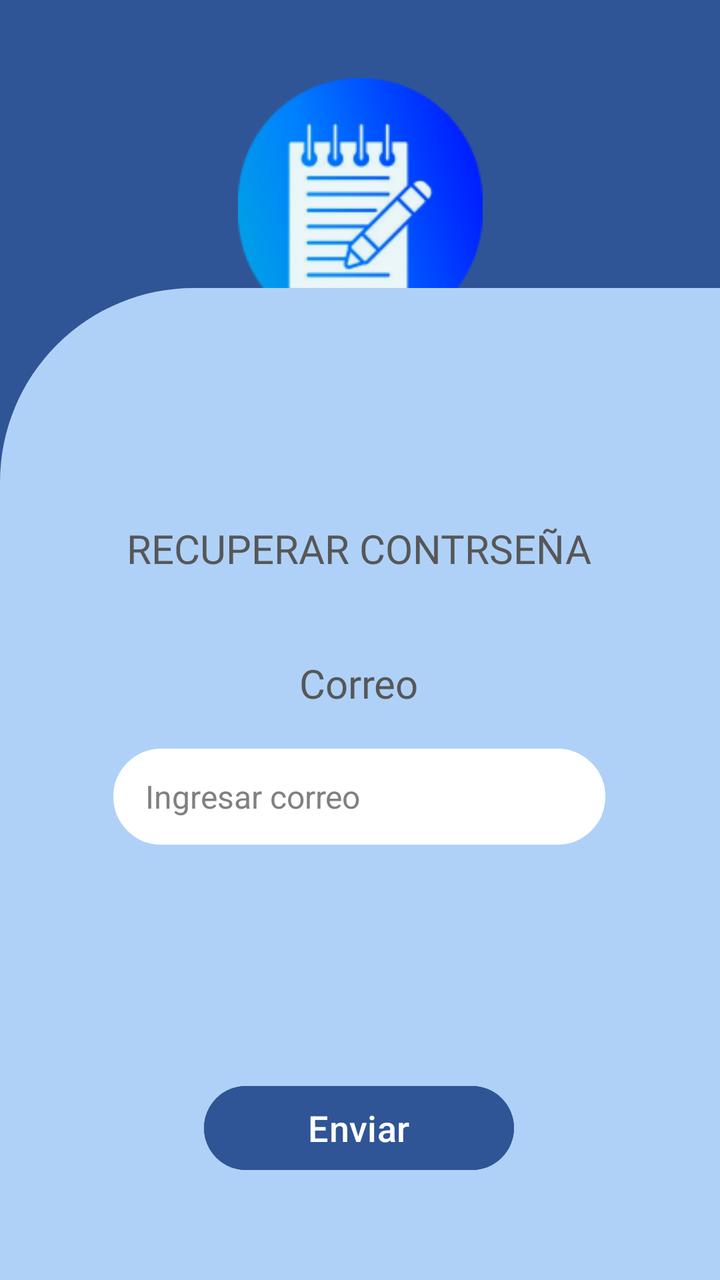
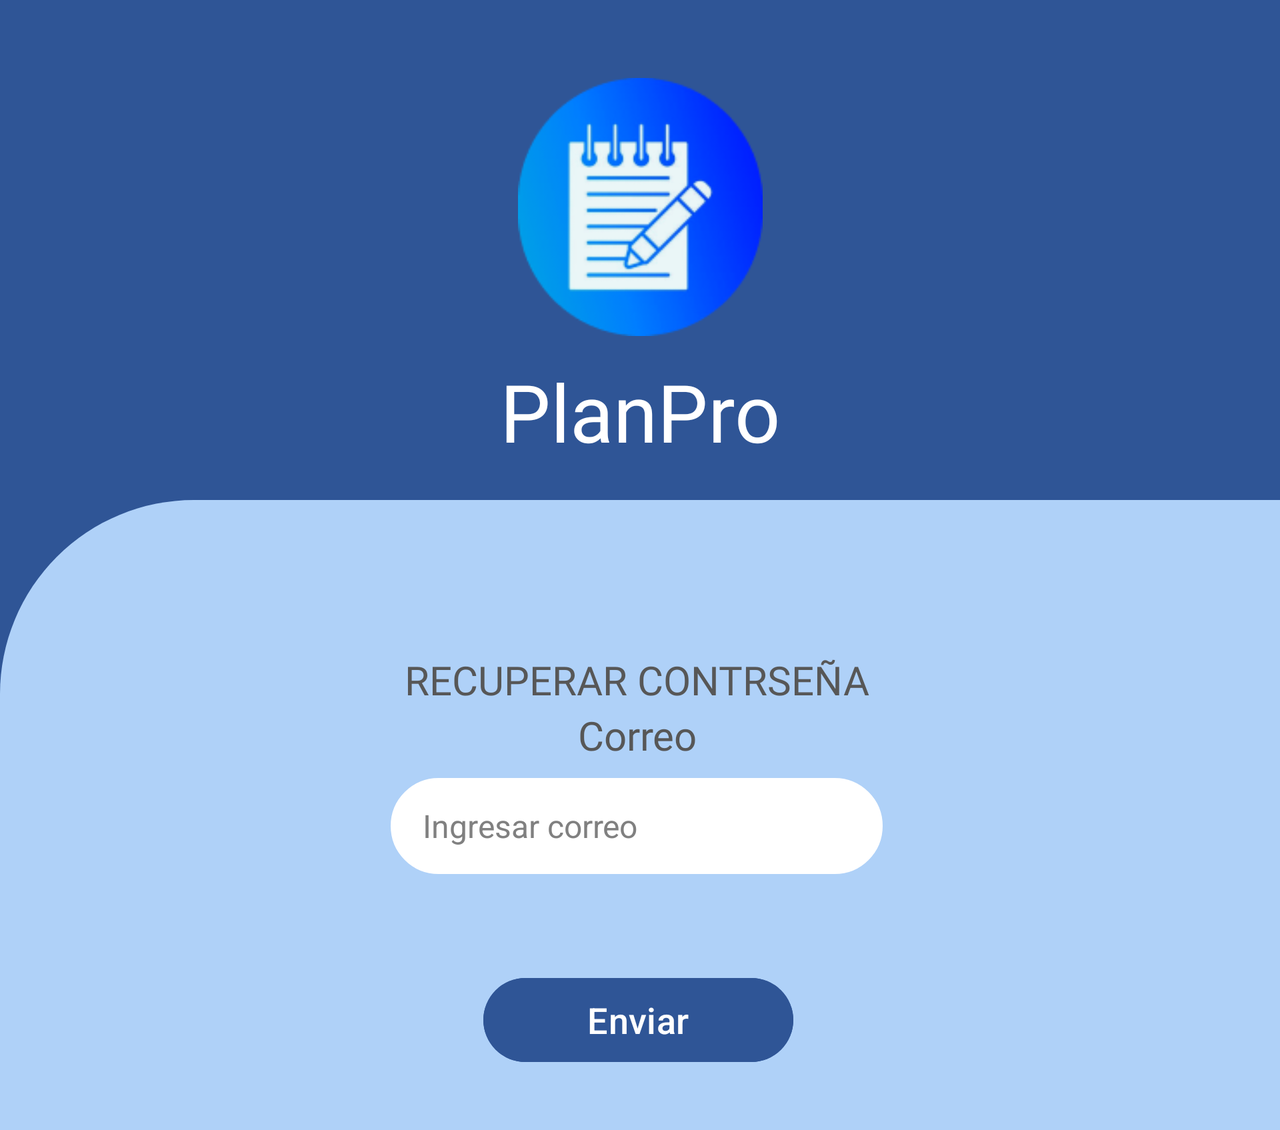

An Android layout and its configuration variant, each rendered on a device that would load it. The default file and the variant file are quoted in full after the pictures.
<!-- AndroidManifest.xml: application theme Theme.PlanProPropio -->
<!-- res/layout/activity_recuperar.xml -->
<?xml version="1.0" encoding="utf-8"?>
<androidx.constraintlayout.widget.ConstraintLayout xmlns:android="http://schemas.android.com/apk/res/android"
    xmlns:tools="http://schemas.android.com/tools"
    android:layout_width="match_parent"
    android:layout_height="match_parent"
    xmlns:app="http://schemas.android.com/apk/res-auto"
    android:background="#2F5596"
    tools:context=".RecuperarActivity">

    <ImageView
        android:id="@+id/imageViewLogoRecuperar"
        android:layout_width="137dp"
        android:layout_height="129dp"
        android:layout_marginTop="39dp"
        android:contentDescription="@string/Logo"
        android:src="@drawable/bloc_notes_2__1_"
        app:layout_constraintEnd_toEndOf="parent"
        app:layout_constraintStart_toStartOf="parent"
        app:layout_constraintTop_toTopOf="parent" />

    <TextView
        android:id="@+id/textViewPlanProRecuperar"
        android:layout_width="wrap_content"
        android:layout_height="wrap_content"
        android:layout_marginTop="179dp"
        android:fontFamily="@font/jsmath_cmti10"
        android:text="@string/planpro"
        android:textColor="#FFFFFF"
        android:textSize="40sp"
        app:layout_constraintEnd_toEndOf="parent"
        app:layout_constraintStart_toStartOf="parent"
        app:layout_constraintTop_toTopOf="parent" />

    <View
        android:id="@+id/viewRectanguloRecuperar"
        android:layout_width="match_parent"
        android:layout_height="496dp"
        android:background="@drawable/rounded_rectangle"
        app:layout_constraintBottom_toBottomOf="parent"
        app:layout_constraintStart_toStartOf="parent"
        app:layout_constraintTop_toTopOf="parent"
        app:layout_constraintVertical_bias="1.0" />

    <TextView
        android:id="@+id/textViewRecuperarContraseña"
        android:layout_width="wrap_content"
        android:layout_height="wrap_content"
        android:layout_marginTop="76dp"
        android:fontFamily="@font/inter_medium"
        android:text="@string/recuperarcontraseña"
        android:textColor="#575757"
        android:textSize="20sp"
        app:layout_constraintBottom_toTopOf="@+id/textViewCorreoRecuperar"
        app:layout_constraintEnd_toEndOf="parent"
        app:layout_constraintHorizontal_bias="0.496"
        app:layout_constraintStart_toStartOf="parent"
        app:layout_constraintTop_toTopOf="@+id/viewRectanguloRecuperar" />

    <TextView
        android:id="@+id/textViewCorreoRecuperar"
        android:layout_width="wrap_content"
        android:layout_height="wrap_content"
        android:fontFamily="@font/inter_medium"
        android:text="@string/correo"
        android:textColor="#575757"
        android:textSize="20sp"
        app:layout_constraintBottom_toTopOf="@+id/buttonEnviarRecuperar"
        app:layout_constraintEnd_toEndOf="parent"
        app:layout_constraintHorizontal_bias="0.498"
        app:layout_constraintStart_toStartOf="parent"
        app:layout_constraintTop_toTopOf="@+id/viewRectanguloRecuperar" />

    <EditText
        android:id="@+id/editTextUserCorreoRecuperar"
        android:layout_width="246dp"
        android:layout_height="48dp"
        android:autofillHints="example@email.com"
        android:background="@drawable/rounded_edittext"
        android:hint="@string/ingresarcorreo"
        android:inputType="text"
        android:paddingStart="16dp"
        android:paddingTop="10dp"
        android:paddingEnd="16dp"
        android:paddingBottom="10dp"
        android:textColor="#000000"
        android:textColorHint="#808080"
        android:textSize="16sp"
        app:layout_constraintBottom_toTopOf="@+id/buttonEnviarRecuperar"
        app:layout_constraintEnd_toEndOf="parent"
        app:layout_constraintHorizontal_bias="0.496"
        app:layout_constraintStart_toStartOf="parent"
        app:layout_constraintTop_toBottomOf="@+id/textViewCorreoRecuperar"
        app:layout_constraintVertical_bias="0.142" />

    <Button
        android:id="@+id/buttonEnviarRecuperar"
        android:layout_width="155dp"
        android:layout_height="50dp"
        android:backgroundTint="#2F5596"
        android:text="@string/enviar"
        android:textColor="#FFFFFF"
        android:textSize="18sp"
        app:layout_constraintBottom_toBottomOf="@+id/viewRectanguloRecuperar"
        app:layout_constraintEnd_toEndOf="parent"
        app:layout_constraintHorizontal_bias="0.498"
        app:layout_constraintStart_toStartOf="parent"
        app:layout_constraintTop_toTopOf="@+id/viewRectanguloRecuperar"
        app:layout_constraintVertical_bias="0.886" />

    <TextView
        android:id="@+id/textViewRegistroRecuperar"
        android:layout_width="wrap_content"
        android:layout_height="48dp"
        android:clickable="true"
        android:focusable="true"
        android:gravity="center"
        android:textColor="#575757"
        android:textSize="15sp"
        app:layout_constraintBottom_toTopOf="@+id/buttonEnviarRecuperar"
        app:layout_constraintEnd_toEndOf="parent"
        app:layout_constraintHorizontal_bias="0.498"
        app:layout_constraintStart_toStartOf="parent"
        app:layout_constraintTop_toBottomOf="@+id/editTextUserCorreoRecuperar"
        app:layout_constraintVertical_bias="0.397" />


</androidx.constraintlayout.widget.ConstraintLayout>
<!-- resources referenced by this layout -->
<resources>
  <!-- drawable bloc_notes_2__1_: png bitmap (drawable, 15674 bytes) -->
  <!-- drawable rounded_edittext (drawable) -->
  <shape xmlns:android="http://schemas.android.com/apk/res/android">
      <solid android:color="#FFFFFF" />
      <corners android:radius="155dp" />
      <stroke android:width="1dp" android:color="#FFFFFF" />
  </shape>
  <!-- drawable rounded_rectangle (drawable) -->
  <?xml version="1.0" encoding="utf-8"?>
  <shape xmlns:android="http://schemas.android.com/apk/res/android">
      <solid android:color="#AFD1F8" />
  
      <corners android:topLeftRadius="97dp" />
  </shape>
  <string name="Logo">Logo de la app</string>
  <string name="correo">Correo</string>
  <string name="enviar">Enviar</string>
  <string name="ingresarcorreo">Ingresar correo</string>
  <string name="planpro">PlanPro</string>
  <style name="Theme.PlanProPropio" parent="Base.Theme.PlanProPropio" />
  <style name="Base.Theme.PlanProPropio" parent="Theme.Material3.DayNight.NoActionBar">
          
          
      </style>
</resources>
<!-- res/layout-land/activity_recuperar.xml (the repository's variant of the layout above) -->
<!-- drawn on the phone turned sideways -->
<?xml version="1.0" encoding="utf-8"?>
<ScrollView xmlns:android="http://schemas.android.com/apk/res/android"
    android:layout_width="match_parent"
    android:layout_height="match_parent"
    xmlns:app="http://schemas.android.com/apk/res-auto"
    xmlns:tools="http://schemas.android.com/tools"
    android:fillViewport="true">

    <androidx.constraintlayout.widget.ConstraintLayout
        android:layout_width="match_parent"
        android:layout_height="wrap_content"
        android:id="@+id/main"
        android:background="#2F5596"
        tools:context=".RecuperarActivity">

        <ImageView
            android:id="@+id/imageViewLogoRecuperar"
            android:layout_width="137dp"
            android:layout_height="129dp"
            android:layout_marginTop="39dp"
            android:contentDescription="@string/Logo"
            android:src="@drawable/bloc_notes_2__1_"
            app:layout_constraintEnd_toEndOf="parent"
            app:layout_constraintStart_toStartOf="parent"
            app:layout_constraintTop_toTopOf="parent" />

        <TextView
            android:id="@+id/textViewPlanProRecuperar"
            android:layout_width="wrap_content"
            android:layout_height="wrap_content"
            android:layout_marginTop="179dp"
            android:fontFamily="@font/jsmath_cmti10"
            android:text="@string/planpro"
            android:textColor="#FFFFFF"
            android:textSize="40sp"
            app:layout_constraintEnd_toEndOf="parent"
            app:layout_constraintStart_toStartOf="parent"
            app:layout_constraintTop_toTopOf="parent" />

        <View
            android:id="@+id/viewRectanguloRecuperar"
            android:layout_width="0dp"
            android:layout_height="0dp"
            android:layout_marginTop="250dp"
            android:background="@drawable/rounded_rectangle"
            app:layout_constraintBottom_toBottomOf="parent"
            app:layout_constraintEnd_toEndOf="parent"
            app:layout_constraintHorizontal_bias="0.0"
            app:layout_constraintStart_toStartOf="parent"
            app:layout_constraintTop_toTopOf="parent"
            app:layout_constraintVertical_bias="0.0" />

        <TextView
            android:id="@+id/textViewRecuperarContraseña"
            android:layout_width="wrap_content"
            android:layout_height="wrap_content"
            android:layout_marginTop="76dp"
            android:fontFamily="@font/inter_medium"
            android:text="@string/recuperarcontraseña"
            android:textColor="#575757"
            android:textSize="20sp"
            app:layout_constraintBottom_toTopOf="@+id/textViewCorreoRecuperar"
            app:layout_constraintEnd_toEndOf="parent"
            app:layout_constraintHorizontal_bias="0.496"
            app:layout_constraintStart_toStartOf="parent"
            app:layout_constraintTop_toTopOf="@+id/viewRectanguloRecuperar" />

        <TextView
            android:id="@+id/textViewCorreoRecuperar"
            android:layout_width="wrap_content"
            android:layout_height="wrap_content"
            android:fontFamily="@font/inter_medium"
            android:text="@string/correo"
            android:textColor="#575757"
            android:textSize="20sp"
            app:layout_constraintBottom_toTopOf="@+id/buttonEnviarRecuperar"
            app:layout_constraintEnd_toEndOf="parent"
            app:layout_constraintHorizontal_bias="0.498"
            app:layout_constraintStart_toStartOf="parent"
            app:layout_constraintTop_toTopOf="@+id/viewRectanguloRecuperar" />

        <EditText
            android:id="@+id/editTextUserCorreoRecuperar"
            android:layout_width="246dp"
            android:layout_height="48dp"
            android:autofillHints="example@email.com"
            android:background="@drawable/rounded_edittext"
            android:hint="@string/ingresarcorreo"
            android:inputType="text"
            android:paddingStart="16dp"
            android:paddingTop="10dp"
            android:paddingEnd="16dp"
            android:paddingBottom="10dp"
            android:textColor="#000000"
            android:textColorHint="#808080"
            android:textSize="16sp"
            app:layout_constraintBottom_toTopOf="@+id/buttonEnviarRecuperar"
            app:layout_constraintEnd_toEndOf="parent"
            app:layout_constraintHorizontal_bias="0.496"
            app:layout_constraintStart_toStartOf="parent"
            app:layout_constraintTop_toBottomOf="@+id/textViewCorreoRecuperar"
            app:layout_constraintVertical_bias="0.142" />

        <Button
            android:id="@+id/buttonEnviarRecuperar"
            android:layout_width="155dp"
            android:layout_height="50dp"
            android:backgroundTint="#2F5596"
            android:text="@string/enviar"
            android:textColor="#FFFFFF"
            android:textSize="18sp"
            app:layout_constraintBottom_toBottomOf="@+id/viewRectanguloRecuperar"
            app:layout_constraintEnd_toEndOf="parent"
            app:layout_constraintHorizontal_bias="0.498"
            app:layout_constraintStart_toStartOf="parent"
            app:layout_constraintTop_toTopOf="@+id/viewRectanguloRecuperar"
            app:layout_constraintVertical_bias="0.886" />

        <TextView
            android:id="@+id/textViewRegistroRecuperar"
            android:layout_width="wrap_content"
            android:layout_height="48dp"
            android:clickable="true"
            android:focusable="true"
            android:gravity="center"
            android:textColor="#575757"
            android:textSize="15sp"
            app:layout_constraintBottom_toTopOf="@+id/buttonEnviarRecuperar"
            app:layout_constraintEnd_toEndOf="parent"
            app:layout_constraintHorizontal_bias="0.498"
            app:layout_constraintStart_toStartOf="parent"
            app:layout_constraintTop_toBottomOf="@+id/editTextUserCorreoRecuperar"
            app:layout_constraintVertical_bias="0.397" />


    </androidx.constraintlayout.widget.ConstraintLayout>

</ScrollView>
